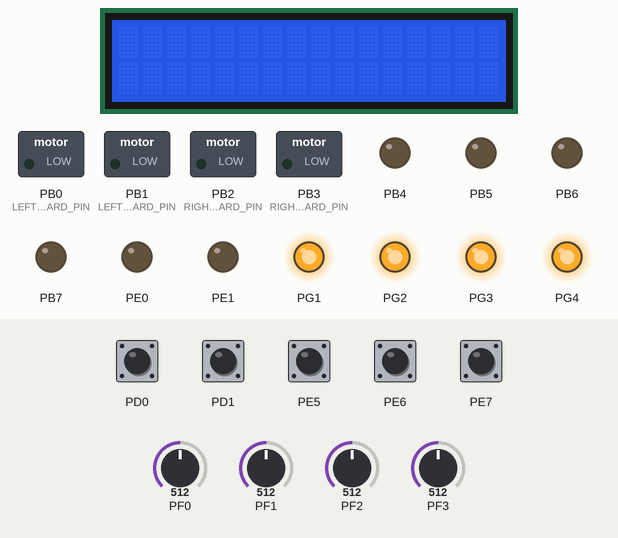
The program below on a simulated ATmega128, built with avr-gcc and emulated at 16 MHz. Parts: 16×2 character LCD, switched loads named in the program (green lamp = pin HIGH), output pins drawn as LEDs (lit = HIGH). Wiring (inferred from the signals the program sends): character LCD (HD44780): RS PG0; R/W PA1; E PA2; data PA4, PA5, PA6, PA7. Inputs (shaded band) come from the test bench; at power-on: PD0, PD1, PE5–7 HIGH, PF0 = 512, PF1 = 512, PF2 = 512, PF3 = 512. Pins used as bus, display or sensor lines are not drawn.

Above: at 2.8 s.
2.9 s: PD0 pulled LOW for 1 s
At 5.0 s:
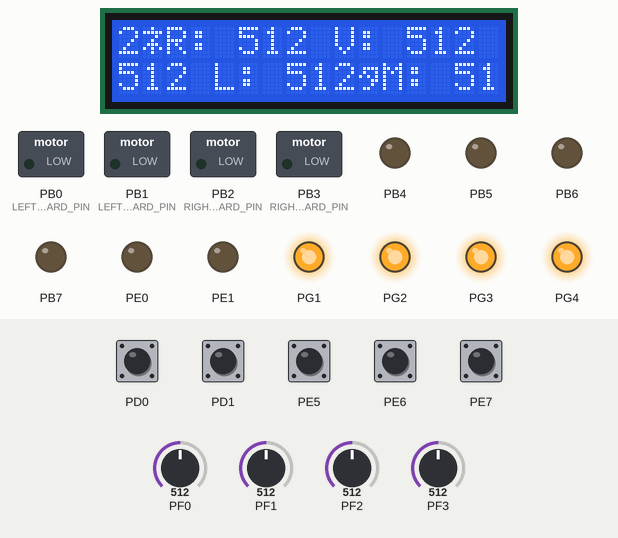
5.4 s: PF0 set to 290
8.4 s: PD1 pulled LOW for 0.15 s
At 9.0 s:
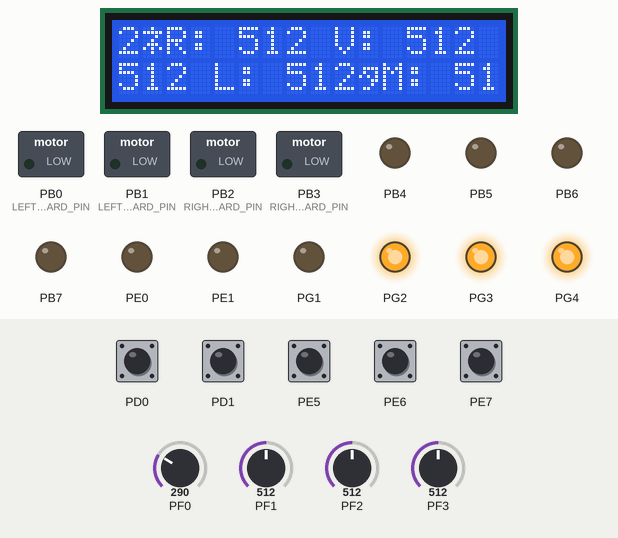
11.5 s: PE5 pulled LOW for 0.15 s
At 12.4 s:
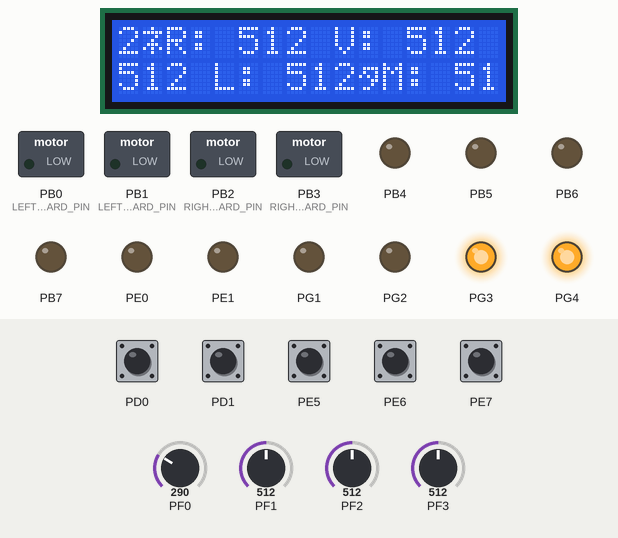
14.6 s: PE6 pulled LOW for 0.15 s
At 15.3 s:
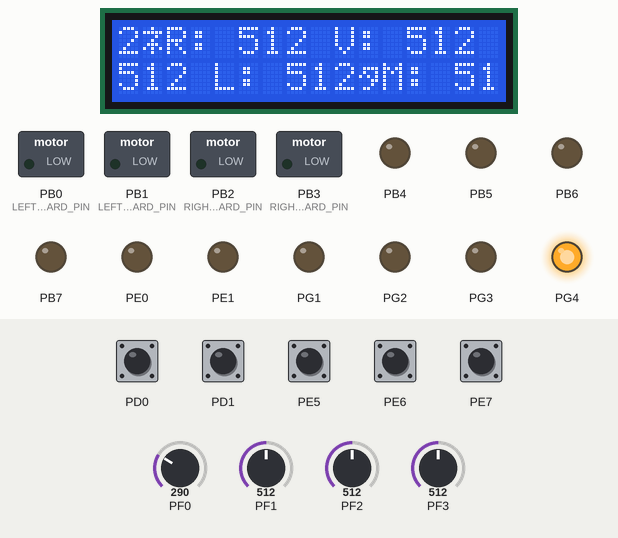
Timing chart, 0 to 17.6 s (numbered marks = the images above; inputs shaded):
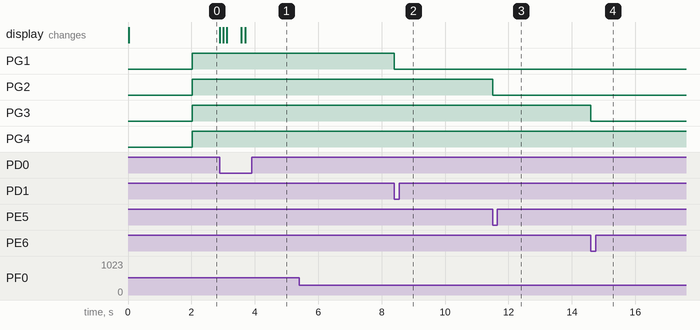

The program:

main.c
```c
#ifndef F_CPU
	#define F_CPU 16000000UL
#endif

#include <avr/io.h>
#include <avr/iom128.h>
#include <avr/interrupt.h>
#include <util/delay.h>
#include <stdio.h>
#include <inttypes.h>
#include <stdlib.h>
#include <stdint.h>

#include "LCD.h"
#include "MOTOR.h"
#include "EX_INT.h"
#include "LIGHT_SENSOR.h"
#include "TRACKING.h"

int main (void) {
	/* For PWM */
	DDRB = 0xFF; //
	DDRE = 0x1F; // LEFT_MOTOR_OCR, RIGHT_MOTOR_OCR

	// activate LCD
	OpenLCD();
	_delay_ms(2000);
	LCD_CLR();

	// Timer used for collect light sensor data
	init_PWM_time3();

	// ADC For light sensors
	init_ADC();

	// Timer for tracking system
	// init_tracking_time2();

	// External Interrupt for 5 buttons
	init_Ex_INTn();

	// motorDirection(LEFT_MOTOR, FORWARD);
	// motorSpeed(LEFT_MOTOR, 10);
	// motorDirection(RIGHT_MOTOR, FORWARD);
	// motorSpeed(RIGHT_MOTOR, 10);

	sei();

	while (1) {
		// cli();
		char buffer[13];
		// 0: ADC0 -> middle front
		LCD_Set_Cursor(0,0);
		sprintf(buffer, "V:%4d", sensor_values[0]);
		putsLCD(buffer);

		// 1: ADC1 -> left
		LCD_Set_Cursor(0,8);
		sprintf(buffer, "L:%4d", sensor_values[1]);
		putsLCD(buffer);

		// 2: ADC2 -> middle back
		LCD_Set_Cursor(1,0);
		sprintf(buffer, "M:%4d", sensor_values[2]);
		putsLCD(buffer);

		// 3: ADC3 -> right
		LCD_Set_Cursor(1,8);
		sprintf(buffer, "R:%4d", sensor_values[3]);
		putsLCD(buffer);

		// sei();
	}
}
```

EX_INT.c
```c
#include <avr/io.h>
#include <avr/interrupt.h>
#include <util/delay.h>
#include <stdint.h>

#include "MOTOR.h"
#include "LCD.h"
#include "EX_INT.h"

/*
 *
 * Initiate External Interupt Vector
 * PD0 -> INT0, PD1 -> INT1, PE5 -> INT5
 * PE6 -> INT6, PE7 -> INT7
 *
**/
void init_Ex_INTn(void) {
    // Set INT0 (PD0), INT1 (PD1), INT5 (PE5), INT6 (PE6), and INT7 (PE7) as inputs
	DDRD &= ~((1 << PD0) | (1 << PD1));
	DDRE &= ~((1 << PE5) | (1 << PE6) | (1 << PE7));
	PORTD |= (1 << PD0) | (1 << PD1);
	PORTE |= (1 << PE5) | (1 << PE6) | (1 << PE7);

	// Interupt trigger method
    // INT0: Falling Edge
    EICRA &= ~(1 << ISC00);
	EICRA |= (1 << ISC01);
    // INT1: Rising Edge
    EICRA &= (1 << ISC10);
    EICRA |= (1 << ISC11);
    // INT5: Falling Edge
    EICRB &= ~(1 << ISC50);
	EICRB |= (1 << ISC51);
    // INT6: Falling Edge
    EICRB &= ~(1 << ISC60);
    EICRB |= (1 << ISC61);
    // INT7: Falling Edge
    EICRB &= ~(1 << ISC70);
	EICRB |= (1 << ISC71);

	// Clear all interrupt flags in EIFR
    EIFR = (1 << INTF0) | (1 << INTF1) | (1 << INTF5) | (1 << INTF6) | (1 << INTF7);

	// Enable external interrupts on INT0, INT1, INT5, INT6, and INT7
    EIMSK |= (1 << INT0) | (1 << INT1) | (1 << INT5) | (1 << INT6) | (1 << INT7);

	// LED next to 5 buttons
	DDRG = 0x1F;
	PORTG = 0x1F;
}

ISR(INT0_vect) {
	// PORTG = 0x1F;
	PORTG &= ~(1 << PG0);
	// PWM = PWM + 5;
	// if (PWM > 250)
	// {
	// 	PWM = 0;
	// }
	// motion(STOP, 0);
	// Menu_Counter = 0;
	// Menu = 0;
	// _delay_ms(100);
	// EIFR |= (1<<INTF0);
}

ISR(INT1_vect) {
	// PORTG = 0x1F;
	PORTG &= ~(1 << PG1);
	// if (Menu == 0)
	// {
	// 	motion(1,PWM);
	// }
	// if (++Menu_Counter > 50)
	// {
	// 	Menu = 1;
	// 	Menu_Counter = 0;
	// 	Move_ok = 1;
	// 	LCD_CLR();
	// 	motion(STOP, 0);
	// }
	// _delay_ms(100);
	// EIFR |= (1<<INTF1);
}


ISR(INT5_vect) {
	// PORTG = 0x1F;
	PORTG &= ~(1 << PG2);
	// if (Menu == 0)
	// {
	// 	motion(TURN_LEFT, PWM);
	// }
	// if (++Menu_Counter > 50)
	// {
	// 	Menu = 2;
	// 	Menu_Counter = 0;
	// 	Move_ok = 1;
	// 	LCD_CLR();
	// 	motion(STOP, 0);
	// }
	// _delay_ms(100);
	// EIFR |= (1<<INTF5);
}

ISR(INT6_vect) {
	// PORTG = 0x1F;
	PORTG &= ~(1 << PG3);
	// if (Menu == 0)
	// {
	// 	motion(BACKWARD, PWM);
	// }
	// if (++Menu_Counter > 50)
	// {
	// 	Menu = 3;
	// 	Menu_Counter = 0;
	// 	Move_ok = 1;
	// 	LCD_CLR();
	// 	motion(STOP, 0);
	// }
	// _delay_ms(100);
	// EIFR |= (1<<INTF6);
}

ISR(INT7_vect) {
	// PORTG = 0x1F;
	PORTG &= ~(1 << PG4);
	// if (Menu == 0)
	// {
	// 	motion(TURN_RIGHT, PWM);
	// }
	// if (++Menu_Counter > 50)
	// {
	// 	Move_ok = Move_ok * -1;
	// 	Menu_Counter = 0;
	// 	LCD_CLR();
	// 	motion(0,0);
	// }
	// _delay_ms(100);
	// EIFR |= (1<<INTF7);
}
```

EX_INT.h
```c
#ifndef _EX_INT_H
#define _EX_INT_H

/*
 *
 * Initiate External Interupt Vector
 * PD0 -> INT0, PD1 -> INT1, PE5 -> INT5
 * PE6 -> INT6, PE7 -> INT7
 *
**/
void init_Ex_INTn(void);

#endif
```

LIGHT_SENSOR.c
```c
#include <avr/io.h>
#include <avr/interrupt.h>
#include <stdint.h>
#include <stdio.h>

#include "LCD.h"


// 0: ADC0 -> votage; 1: ADC1 -> left; 2: ADC2 -> middle; 3: ADC3 -> right
volatile int16_t sensor_values[4] = {0, 0, 0, 0};
static volatile uint8_t is_first_conversion = 1;

/**
 * Init ADC for light sensors
*/
void init_ADC(void) {
	// Set AVCC as the reference voltage
	ADMUX = (1 << REFS0);

	// Enable ADC,enable ADC interrupt, and set ADC prescalar to 128
	ADCSRA = (1 << ADEN) | (1 << ADIE) | (1 << ADPS2) | (1 << ADPS1) | (1 << ADPS0);

	// start conversion
	ADCSRA |= (1 << ADSC);
}
/**
 *  ADC Conversion Complete Interrupt Service Routine
*/
ISR(ADC_vect) {
	if (is_first_conversion) {
		ADCSRA |= (1 << ADSC);
		is_first_conversion = 0;
		return;
	}

    sensor_values[ADMUX & 0x03] = ADCL;
	sensor_values[ADMUX & 0x03] += (uint16_t)ADCH << 8;

    if ((ADMUX & 0x03) == 3) {


    }

    // Move to the next sensor (cycling through 0 to 3)
    ADMUX = (ADMUX & 0xFC) | ((ADMUX + 1) & 0x03);

	// start next conversion
	ADCSRA |= (1 << ADSC);
}
```

LIGHT_SENSOR.h
```c
#ifndef _LIGHT_SENSOR_H
#define _LIGHT_SENSOR_H

// 0: ADC0 -> votage; 1: ADC1 -> left; 2: ADC2 -> middle; 3: ADC3 -> right
extern volatile int16_t sensor_values[4];

/**
 * Init ADC for light sensors
 */
void init_ADC(void);

# endif // _LIGHT_SENSOR_
```

MOTOR.c
```c
#include <avr/io.h>
#include <stdint.h>
#include <stdio.h>
#include "MOTOR.h"
#include "LCD.h"

/**
 *	Time3 PWM For Motor
 *	WGM33:30 = 0111 -> Fast PWM, 10 bit
 *	COMnA1/COMnB1/COMnC1 = 1 -> Clear OCnA/OCnB/OCnC on compare match, set OCnA/OCnB/OCnC at BOTTOM, (non-inverting mode)
 *	CSn2:0 = 100 -> clk/256(From prescalar)
 *	OCR3A = 0 -> this is used to control duty cycle, 0 means 0% duty cycle
*/
void init_PWM_time3(void) {
	TCCR3A = (1 << COM3A1) | (1 << COM3B1) | (1 << WGM31) | (1 << WGM30);
	TCCR3B = (1 << WGM32) | (1 << CS32);

	// initilize both left and right motor duty cycle to 0
	LEFT_MOTOR_OCR = 0;
	RIGHT_MOTOR_OCR = 0;
}

/**
 * change the motor direction
 * @motor: the motor you want to toggle. allow param: LEFT_MOTOR、RIGHT_MOTOR
 * @direction: forward spin or backward spin. allow param: FORWARD、 BACKWARD
 */
void motorDirection(uint8_t motor, uint8_t direction) {
	if (motor == LEFT_MOTOR) {
		if (direction == FORWARD) {
			MOTOR_CONTORL_PORT |= (1 << LEFT_MOTOR_FOWARD_PIN);
			MOTOR_CONTORL_PORT &= ~(1 << LEFT_MOTOR_BACKWARD_PIN);
		} else if (direction == BACKWARD) {
			MOTOR_CONTORL_PORT |= (1 << LEFT_MOTOR_BACKWARD_PIN);
			MOTOR_CONTORL_PORT &= ~(1 << LEFT_MOTOR_FOWARD_PIN);
		}
	} else if (motor == RIGHT_MOTOR) {
		if (direction == FORWARD) {
			MOTOR_CONTORL_PORT |= (1 << RIGHT_MOTOR_FOWARD_PIN);
			MOTOR_CONTORL_PORT &= ~(1 << RIGHT_MOTOR_BACKWARD_PIN);
		} else if (direction == BACKWARD) {
			MOTOR_CONTORL_PORT |= (1 << RIGHT_MOTOR_BACKWARD_PIN);
			MOTOR_CONTORL_PORT &= ~(1 << RIGHT_MOTOR_FOWARD_PIN);
		}
	}
}

/**
 * change the motor speed
 * @motor: the motor you want to toggle. allow param: LEFT_MOTOR、RIGHT_MOTOR
 * @duty_cycle: 0~100
 * @return: output comparator register(OCR) value
 */
uint16_t motorSpeed(uint8_t motor, uint8_t duty_cycle) {
	// fast pwm, 10 bit
	uint16_t ocr_value;
	if (duty_cycle >= 100)
		ocr_value = 1023;
	else
		ocr_value = (uint32_t)duty_cycle * 1024 / 100;

	if (motor == LEFT_MOTOR) {
		LEFT_MOTOR_OCR = ocr_value;
	} else if (motor == RIGHT_MOTOR) {
		RIGHT_MOTOR_OCR = ocr_value;
	}
	return ocr_value;
}

void motorStop(uint8_t motor) {
	if (motor == LEFT_MOTOR) {
		LEFT_MOTOR_OCR = 0;
	} else if (motor == RIGHT_MOTOR) {
		RIGHT_MOTOR_OCR = 0;
	}
}
```

MOTOR.h
```c
#ifndef _MOTOR_H
#define _MOTOR_H

#include <avr/io.h>

#define STOP 		0
#define FORWARD 	1
#define TURN_LEFT 	2
#define BACKWARD	3
#define TURN_RIGHT 	4

#define LEFT_MOTOR  0
#define RIGHT_MOTOR 1

#define MOTOR_CONTORL_PORT          PORTB
#define LEFT_MOTOR_FOWARD_PIN       PB1
#define LEFT_MOTOR_BACKWARD_PIN 	PB0
#define LEFT_MOTOR_OCR				OCR3A
#define RIGHT_MOTOR_FOWARD_PIN 		PB3
#define RIGHT_MOTOR_BACKWARD_PIN 	PB2
#define RIGHT_MOTOR_OCR				OCR3B

/**
 *	PB0 -> left  motor backward
 *	PB1 -> left  motor forward
 *	PB2 -> right motor forward
 *	PB3 -> right motor backward
 *  OC1A(PB5)
 *  OC1B(PB6)
 *  OC1C(PB7)
 *  OC3A(PE3)
 *  OC3B(PE4)
 *  OC3C(PE5)
 */

/**
 *	Timer3 PWM For Motor
 *	WGM33:30 = 0111 -> Fast PWM, 10 bit
 *	COMnA1/COMnB1/COMnC1 = 1 -> Clear OCnA/OCnB/OCnC on compare match, set OCnA/OCnB/OCnC at BOTTOM, (non-inverting mode)
 *	CSn2:0 = 100 -> clk/256(From prescalar)
 *	OCR3A = 0 -> this is used to control duty cycle, 0 means 0% duty cycle
 */
void init_PWM_time3(void);

/**
 * change the motor direction
 * @motor: the motor you want to toggle. allow param: LEFT_MOTOR、RIGHT_MOTOR
 * @direction: forward spin or backward spin. allow param: FORWARD、 BACKWARD
 */
void motorDirection(uint8_t motor, uint8_t direction);

/**
 * change the motor speed
 * @motor: the motor you want to toggle. allow param: LEFT_MOTOR、RIGHT_MOTOR
 * @duty_cycle: 0~100
 * @return: output comparator register(OCR) value
 */
uint16_t motorSpeed(uint8_t motor, uint8_t duty_cycle);
void motorStop(uint8_t motor);

void motion(uint8_t dir,uint8_t speed);

#endif /* _MOTOR_H_ */
```

TRACKING.c
```c
#include <avr/io.h>
#include <avr/interrupt.h>
#include <stdint.h>
#include <stdio.h>

#include "TRACKING.h"
#include "LIGHT_SENSOR.h"
#include "MOTOR.h"
#include "EX_INT.h"
#include "LCD.h"

volatile uint16_t Voltage = 200;

ISR(TIMER2_OVF_vect) {
	Voltage = sensor_values[0] / 5 + 4;

	if (Voltage < 140) {
		motorStop(LEFT_MOTOR);
		motorStop(RIGHT_MOTOR);
	}
	else {
		if (sensor_values[3] < 300) {
			motorDirection(LEFT_MOTOR, BACKWARD);
			motorDirection(RIGHT_MOTOR, FORWARD);
			motorSpeed(LEFT_MOTOR, 10);
			motorSpeed(RIGHT_MOTOR, 10);
		} else if (sensor_values[1] < 300) {
			motorDirection(LEFT_MOTOR, FORWARD);
			motorDirection(RIGHT_MOTOR, BACKWARD);
			motorSpeed(LEFT_MOTOR, 10);
			motorSpeed(RIGHT_MOTOR, 10);
		} else {
			motorDirection(LEFT_MOTOR, FORWARD);
			motorDirection(RIGHT_MOTOR, FORWARD);
			motorSpeed(LEFT_MOTOR, 10);
			motorSpeed(RIGHT_MOTOR, 10);
		}
	}
}


/**
 *	init timer2 for tracking line system
 */
void init_tracking_time2(void) {
	// Normal Mode, Prescalar: System Clock / 1024
    TCCR2 = (1 << CS22) | (1 << CS20);

    // Clear any pending Timer 2 overflow interrupt flags
	TIFR |= (1 << TOV2);

    // Enable Timer/Counter 2 overflow interrupt
    TIMSK |= (1 << TOIE2);

}
```

TRACKING.h
```c
#ifndef _TRACKING_H
#define _TRACKING_H


extern volatile uint16_t Voltage;


/**
 *	Timer2 for tracking line system
 */
void init_tracking_time2(void);

#endif
```

LCD.c
```c
#include <avr/io.h>
#include <avr/iom128.h>
#include <util/delay.h>
#include <inttypes.h>
#include "LCD.h"


/*
 *    I/O ports control LCD data
 *    PORTA[4:7]-->DB[4:7] : Higher order 4 lines data bus with bidirectional
 *					       : DB7 can be used as a BUSY flag
 *    PORTA0 -> LCD-RS     : LCD Toggle Command/Data Register bit (0, command mode; 1, Data mode)
 *    PORTA1 -> LCD-RW     : LCD Toggle Read/Write bit (0, write operation; 1, read operation)
 *    PORTA2 -> LCD-E      : LCD Enable bit
**/

#define LCD_RS			PA0
#define LCD_RW			PA1
#define LCD_E			PA2
#define DIR_LCD_RS		DDA0
#define DIR_LCD_RW		DDA1
#define DIR_LCD_E		DDA2

#define LCD_DATA		PORTA		// PORTA[4:7] as LCD DB[4:7]
#define DIR_LCD_DATA	DDRA

//  LCD Module commands
#define DISP_2Line_8Bit	0x38		// 0b00111000
#define DISP_2Line_4Bit	0x28		// 0b00101000
#define DISP_ON			0x0C		// Display on
#define DISP_ON_C		0x0E		// Display on, Cursor on
#define DISP_ON_B		0x0F		// Display on, Cursor on, Blink cursor
#define DISP_OFF		0x08		// Display off
#define CLR_DISP		0x01		// Clear the Display
#define ENTRY_INC		0x06		//
#define ENTRY_INC_S		0x07		//
#define ENTRY_DEC		0x04		//
#define ENTRY_DEC_S		0x05		//
#define DD_RAM_ADDR		0x80		// Least Significant 7-bit are for address
#define DD_RAM_UL		0x80		// Upper Left coner of the Display

unsigned char 	Temp_CMD ;
unsigned char 	Str_Temp ;
unsigned char	Out_Mask ;

void OpenLCD(void)
{
	uint8_t tmpData;
	DIR_LCD_DATA = DIR_LCD_DATA | 0xF7;	// LCD DB[4:7] & RS & R/W & E are output function
	tmpData = PORTA;
	tmpData &= ~((1<<LCD_E) | (1<<LCD_RS) | (1<<LCD_RW));
	PORTA = tmpData;
	LCD_DATA = 0x00;					// LCD DB[4:7] & RS & R/W --> Low

	_delay_ms(15);						// Set E pin as output

	LCD_DATA = 0x30;	//0b00110000   // Setup for 4-bit Data Bus Mode
	LCD_CMD_W_Timing();
	_delay_ms(6);

	LCD_DATA = 0x30;	//0b00110000
	LCD_CMD_W_Timing();
	_delay_us(100);

	LCD_DATA = 0x30;	//0b00110000
	LCD_CMD_W_Timing();
	_delay_ms(1);

	LCD_DATA = 0x20;	//0b00100000 ;
	LCD_CMD_W_Timing();
	_delay_ms(1);

	WriteCmdLCD(DISP_2Line_4Bit);
	_delay_ms(1);

	WriteCmdLCD(DISP_ON);
	_delay_ms(1);

	WriteCmdLCD(CLR_DISP);
	_delay_ms(1);

	WriteCmdLCD(ENTRY_INC);
	_delay_ms(1);
}

//***********************************************
// Write Command to LCD module
//
void WriteCmdLCD( uint8_t LCD_CMD)
{
	Temp_CMD = (LCD_CMD & 0xF0);
	LCD_DATA = (LCD_DATA & 0x0F)|Temp_CMD;
	LCD_CMD_W_Timing();
	Temp_CMD = (LCD_CMD & 0x0F)<<4;			// Send low nibble to LCD bus
	LCD_DATA = (LCD_DATA & 0x0F)|Temp_CMD;
	LCD_CMD_W_Timing ();

	_delay_ms(1);
}

//***********************************************
// Write Data to LCD module
//
void WriteDataLCD( uint8_t LCD_CMD)
{
	Temp_CMD = (LCD_CMD & 0xF0);
	LCD_DATA = (LCD_DATA & 0x0F)|Temp_CMD;
	LCD_DAT_W_Timing();

	Temp_CMD = (LCD_CMD & 0x0F)<<4;			// Send low nibble to LCD bus
	LCD_DATA = (LCD_DATA & 0x0F)|Temp_CMD;
	LCD_DAT_W_Timing();

	_delay_ms(1);
}

void putcLCD(uint8_t LCD_Char)
{
	WriteDataLCD(LCD_Char);
}

void LCD_CMD_W_Timing( void )
{
	uint8_t tmpTiming;
	tmpTiming = PORTA;
	tmpTiming &= ~((1<<LCD_RS)|(1<<LCD_RW));	// Set for Command Input
	tmpTiming |= (1<<LCD_E);
	PORTA = tmpTiming;
	asm volatile("nop\n\t""nop\n\t"::);			//Nop();
	tmpTiming &= ~(1<<LCD_E);
	PORTA = tmpTiming;
}

void LCD_DAT_W_Timing( void )
{
	uint8_t tmpTiming;
	tmpTiming = PORTA;
	tmpTiming |= (1<<LCD_RS);					// Set for Data Input
	tmpTiming &= ~(1<<LCD_RW);
	tmpTiming |= (1<<LCD_E);
	PORTA = tmpTiming;
	asm volatile("nop\n\t""nop\n\t"::);			//Nop();
	tmpTiming &= ~(1<<LCD_E);
	PORTA = tmpTiming;
}

//***********************************************
//     Set Cursor position on LCD module
//			CurY = Line (0 or 1)
//      	CurX = Position ( 0 to 15)
//
void LCD_Set_Cursor(uint8_t CurY, uint8_t CurX)
{
	WriteCmdLCD( 0x80 + CurY * 0x40 + CurX);
	_delay_us(150);
}

//***********************************************
//    Put a RAM string to LCD Module
//
void putsLCD( char *Str)
{
	while (1)
	{
		Str_Temp = *Str;

		if (Str_Temp != 0x00 )
		{
			WriteDataLCD(Str_Temp);
			Str ++;
		}
		else
			return;
	}
}

// *****************************************************************************
// Display HEX Number on LCD
//******************************************************************************
void puthexLCD(uint16_t HEX_Val)
{
	uint16_t Temp_HEX;

	Temp_HEX = (HEX_Val >> 12) & 0x0f;
	if ( Temp_HEX > 9 )Temp_HEX += 0x37;
    else Temp_HEX += 0x30;
	WriteDataLCD(Temp_HEX);

	Temp_HEX = (HEX_Val >> 8) & 0x0f;
	if ( Temp_HEX > 9 )Temp_HEX += 0x37;
    else Temp_HEX += 0x30;
	WriteDataLCD(Temp_HEX);

	Temp_HEX = (HEX_Val >> 4) & 0x0f;
	if ( Temp_HEX > 9 )Temp_HEX += 0x37;
    else Temp_HEX += 0x30;
	WriteDataLCD(Temp_HEX);

	Temp_HEX = HEX_Val  & 0x0f;
	if ( Temp_HEX > 9 )Temp_HEX += 0x37;
    else Temp_HEX += 0x30;
	WriteDataLCD(Temp_HEX);
}

// *****************************************************************************
// Long Delay
//******************************************************************************
void LCD_L_Delay(void)
{
	uint8_t i, j;
	for (i=0; i<255; i++)
	{
		for (j=0; j<255; j++)
		{
			asm volatile("nop\n\t");
		}
	}
}

// ****************************************************************************
// Short Delay
//*****************************************************************************
void LCD_S_Delay(void)
{
	uint8_t i, j;
	for (i=0; i<10; i++)
	{
		for (j=0; j<255; j++)
		{
			asm volatile("nop\n\t");
		}
	}
}

//*****************************************************************************
//clear display  subroutine
//*****************************************************************************
void LCD_CLR(void)
{
   WriteCmdLCD(0x01);     //  this clear display all
   _delay_ms(1);
 }

//****************************************************************************
//   number  display
//****************************************************************************
void putsi(int val,uint8_t field_length)    //val display num  field for cloumd
{
	char str[5] = {0,0,0,0,0};
	uint8_t i = 4, j = 0;
	while(val)
	{
		str[i] = val % 10;
		val = val / 10;
		i--;
	}
	if(field_length > 51)
	{
		while(str[j]==0) j++;
	}
	else
	{
		j = 5 - field_length;
	}

	if(val<0)
	{
		WriteDataLCD('-');
	}
	for(i=j;i<5;i++)
	{
    	WriteDataLCD('0'+str[i]);
	}
}
```

LCD.h
```c
#ifndef _LCD_H
#define _LCD_H

#include <inttypes.h>

void OpenLCD(void);

void WriteCmdLCD( uint8_t LCD_CMD);

void WriteDataLCD( uint8_t LCD_CMD);

void putcLCD(uint8_t LCD_Char);

void LCD_CMD_W_Timing( void );

void LCD_DAT_W_Timing( void );

void LCD_Set_Cursor(uint8_t CurY, uint8_t CurX);

//void putrsLCD( const rom char *Str );

void putsLCD( char *Str);

void puthexLCD(uint16_t HEX_Val);

void LCD_L_Delay(void);

void LCD_S_Delay(void);

void LCD_CLR(void);

void putsi(int val,uint8_t field_length);

#endif // _LCD_H
```

Measured:
- after the input at 2.9 s, the display: first changes after 0.11 s (image 1 shows a later state)
- after the input at 5.4 s, every drawn part: stays the same
- after the input at 8.4 s, PG1: HIGH → LOW at once
- after the input at 11.5 s, PG2: HIGH → LOW at once
- after the input at 14.6 s, PG3: HIGH → LOW at once
- what the display in image 0 shows lasts 2.9 s, from 0.0 s to 2.9 s
